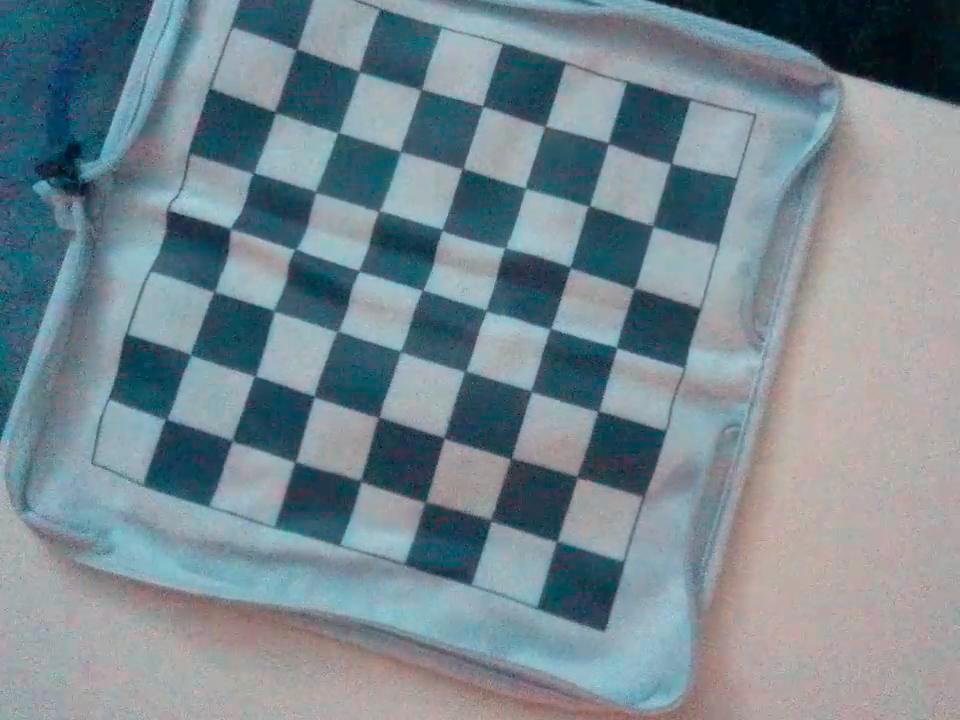
#> input picture calibration/chess100.png, 960 x 720 px; its folder holds 4 pictures in this run
$ python calibrate_camera.py
#> lines starting #> are read from the running program, lines starting #| are printed output that depends on the picture
import numpy as np
import cv2 as cv
import glob
import pickle
# termination criteria
def get_calibration():
    criteria = (cv.TERM_CRITERIA_EPS + cv.TERM_CRITERIA_MAX_ITER, 30, 0.001)
    # prepare object points, like (0,0,0), (1,0,0), (2,0,0) ....,(6,5,0)
    objp = np.zeros((7*7,3), np.float32)
    objp[:,:2] = np.mgrid[0:7,0:7].T.reshape(-1,2)
    # Arrays to store object points and image points from all the images.
    objpoints = [] # 3d point in real world space
    imgpoints = [] # 2d points in image plane.
    images = glob.glob('calibration/*')
    for fname in images:
        print(fname)
        img = cv.imread(fname)
#> img is the input picture: shape (720, 960, 3); mean B, G, R 144.5, 136.2, 118.6
        gray = cv.cvtColor(img, cv.COLOR_BGR2GRAY)
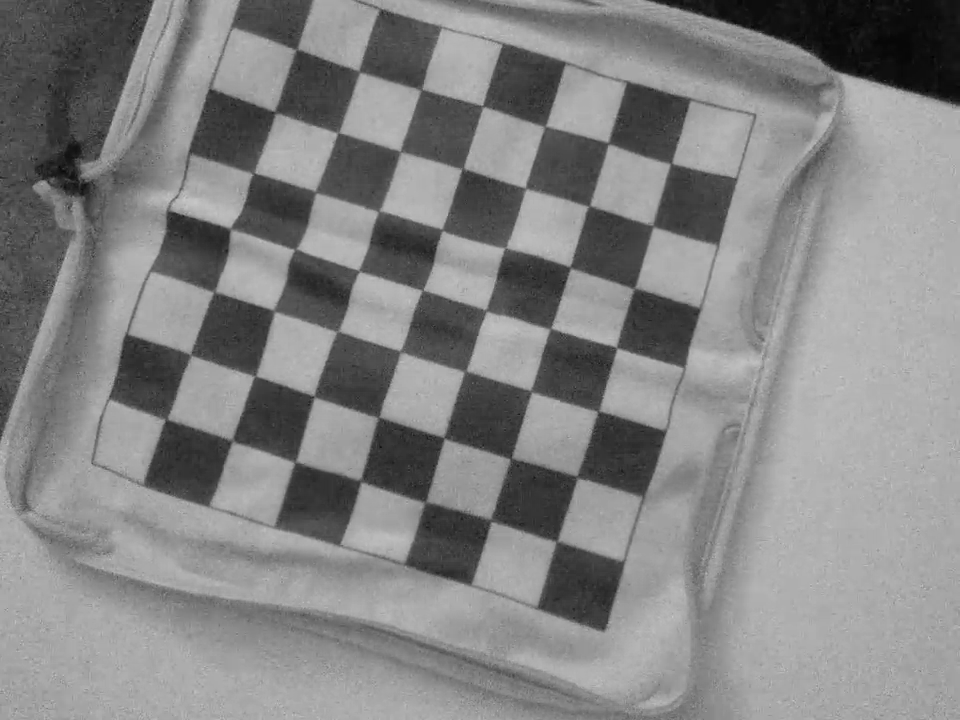
#> gray: shape (720, 960); min 1, max 202, mean 131.9
        # Find the chess board corners
        ret, corners = cv.findChessboardCorners(gray, (7,7), None)
#> ret = True; corners = 49 rows, first 8: [296.3, 50.13], [359, 71], [422, 89.36], [482.5, 105.4], [546.9, 125.3], [607.6, 141.2], [669.4, 164.5], [273.7, 111.2]
        # If found, add object points, image points (after refining them)
        if ret == True:
            objpoints.append(objp)
            corners2 = cv.cornerSubPix(gray,corners, (11,11), (-1,-1), criteria)
#> corners2 = 49 rows, first 8: [296.4, 49.34], [359, 71.55], [421.1, 89.3], [483, 106], [545.2, 126.3], [608.4, 143], [671.1, 163.6], [275.1, 112.2]
            imgpoints.append(corners2)
#> pass 2 of the loop in get_calibration, `for fname in images:`:
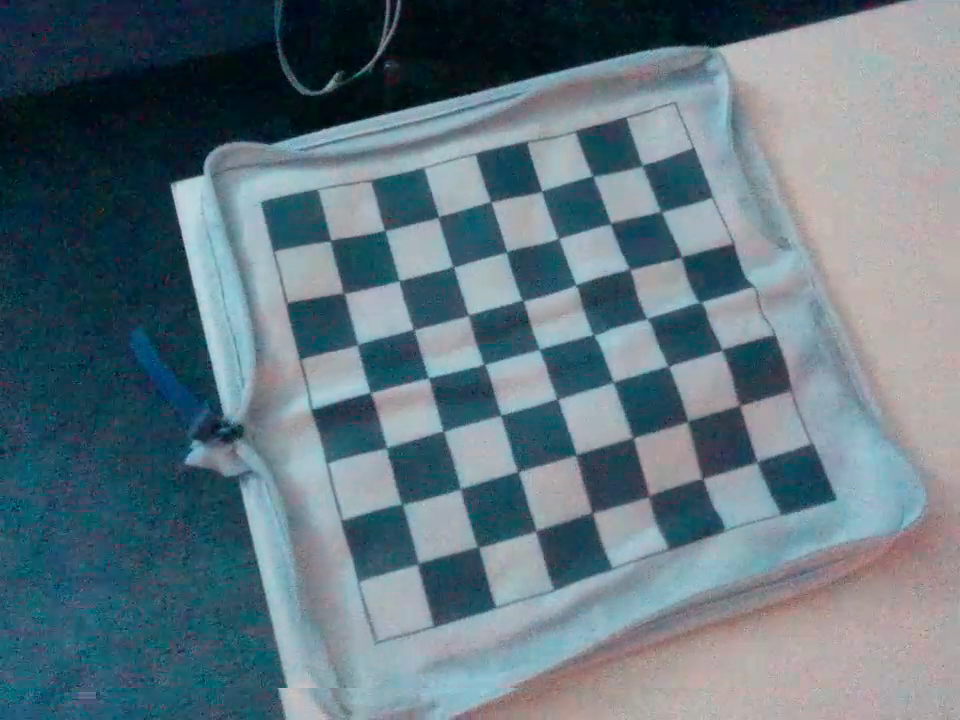
#> input picture calibration/chess120.png, 960 x 720 px
#> in get_calibration, img is the input picture: shape (720, 960, 3); mean B, G, R 126.7, 116.8, 96.6
#> in get_calibration, `gray = cv.cvtColor(img, cv.COLOR_BGR2GRAY)`:
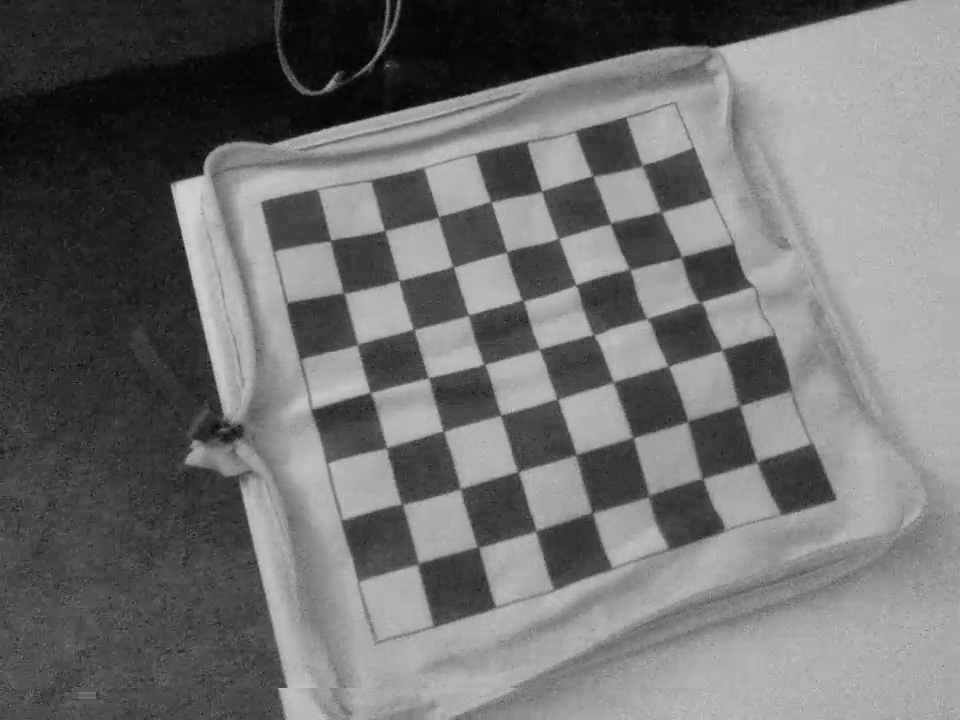
#> gray: shape (720, 960); min 0, max 209, mean 111.9
#> corners = 49 rows, first 8: [642.2, 165.8], [662, 213], [681.5, 256.4], [700.4, 302.5], [721.6, 350.2], [738.5, 405.2], [756.5, 462.2], [593.1, 175.7]
#> corners2 = 49 rows, first 8: [642.3, 165.3], [661, 211.4], [681.6, 256.7], [700.2, 302.2], [722.2, 349.8], [739.4, 405.5], [756.9, 462.1], [592.7, 176]
#> pass 3 of the loop in get_calibration, `for fname in images:`:
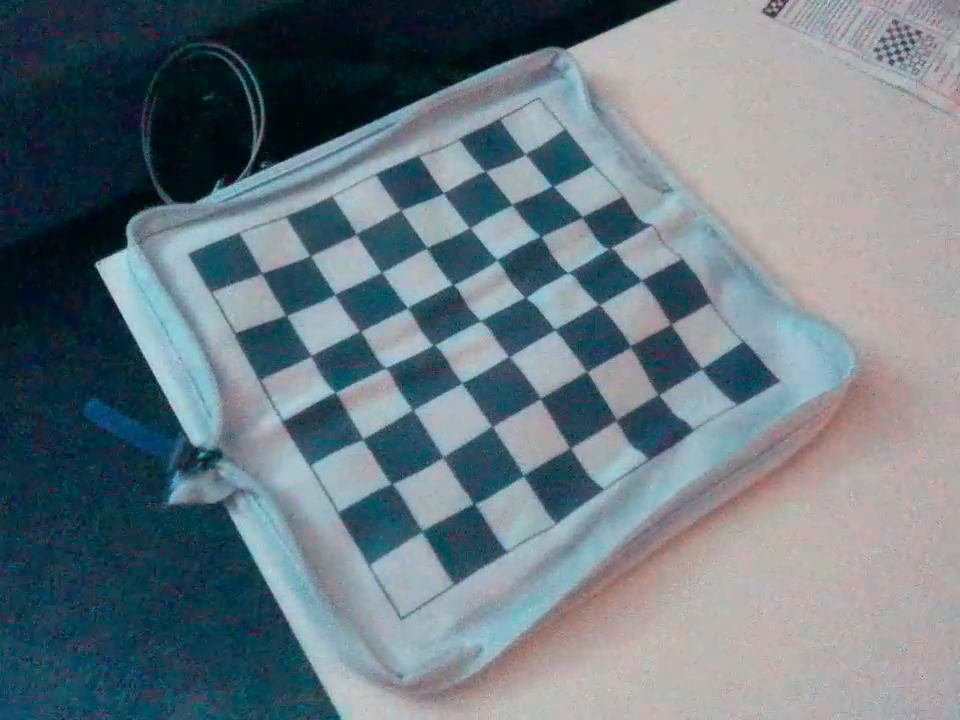
#> input picture calibration/chess140.png, 960 x 720 px
#> in get_calibration, img is the input picture: shape (720, 960, 3); mean B, G, R 129.7, 121.4, 106.5
#> in get_calibration, `gray = cv.cvtColor(img, cv.COLOR_BGR2GRAY)`:
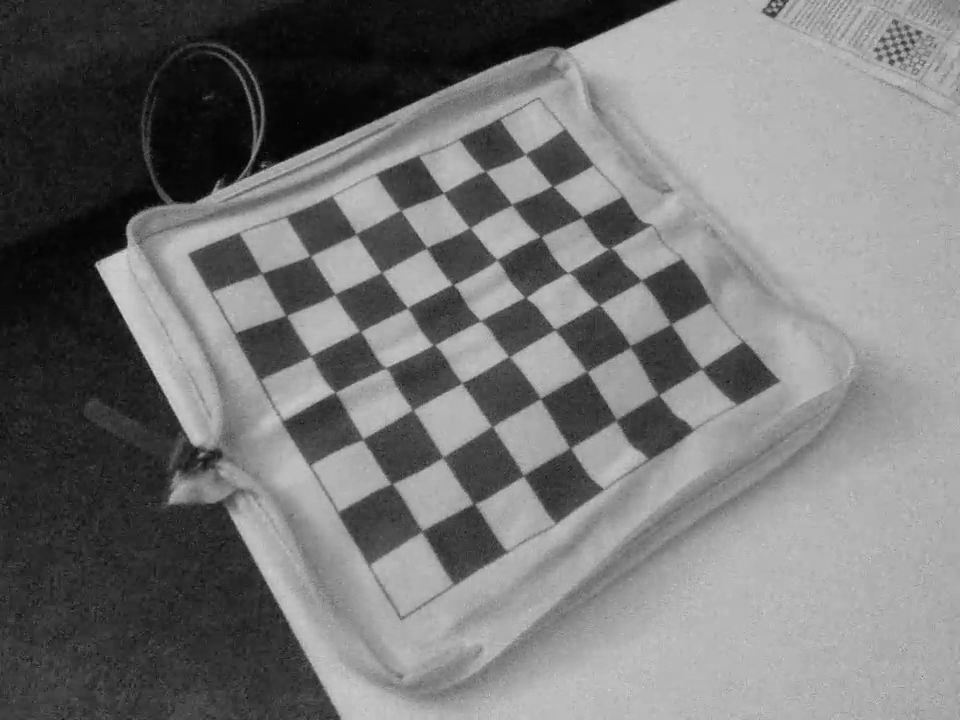
#> gray: shape (720, 960); min 0, max 212, mean 117.9
#> corners = 49 rows, first 8: [525.7, 152.7], [554.1, 187.4], [581, 217.5], [607.6, 248.8], [640.5, 281], [671, 324], [691, 366], [485, 171]
#> corners2 = 49 rows, first 8: [525.3, 154], [552.4, 186], [582.4, 217], [609.5, 248.3], [641.5, 280.4], [670.7, 323.9], [701.6, 368.5], [484.9, 171.1]
#> the loop made 4 passes; the first 3 are shown
            # [5 lines of commented-out code are left out]

    ret, mtx, dist, rvecs, tvecs = cv.calibrateCamera(objpoints, imgpoints, gray.shape[::-1], None, None)
    return ret, mtx, dist, rvecs, tvecs

if __name__ == '__main__':
    out = get_calibration()
    with open('calibration.pkl', 'wb') as f:
        pickle.dump(out, f)
